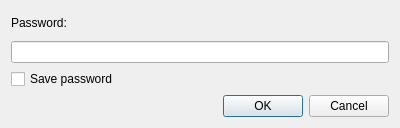
<?xml version="1.0" encoding="UTF-8"?>
<ui version="4.0">
 <class>PasswordDialog</class>
 <widget class="QDialog" name="PasswordDialog">
  <property name="geometry">
   <rect>
    <x>0</x>
    <y>0</y>
    <width>400</width>
    <height>128</height>
   </rect>
  </property>
  <property name="windowTitle">
   <string>Password</string>
  </property>
  <layout class="QVBoxLayout" name="verticalLayout_2">
   <item>
    <widget class="QLabel" name="labelPrompt">
     <property name="text">
      <string>Password:</string>
     </property>
    </widget>
   </item>
   <item>
    <layout class="QVBoxLayout" name="verticalLayout">
     <item>
      <widget class="QLineEdit" name="editPassword">
       <property name="text">
        <string/>
       </property>
       <property name="echoMode">
        <enum>QLineEdit::Password</enum>
       </property>
      </widget>
     </item>
     <item>
      <widget class="QCheckBox" name="checkBoxIsSave">
       <property name="text">
        <string>Save password</string>
       </property>
      </widget>
     </item>
    </layout>
   </item>
   <item>
    <widget class="QDialogButtonBox" name="buttonBox">
     <property name="orientation">
      <enum>Qt::Horizontal</enum>
     </property>
     <property name="standardButtons">
      <set>QDialogButtonBox::Cancel|QDialogButtonBox::Ok</set>
     </property>
    </widget>
   </item>
  </layout>
 </widget>
 <resources/>
 <connections>
  <connection>
   <sender>buttonBox</sender>
   <signal>accepted()</signal>
   <receiver>PasswordDialog</receiver>
   <slot>accept()</slot>
   <hints>
    <hint type="sourcelabel">
     <x>248</x>
     <y>254</y>
    </hint>
    <hint type="destinationlabel">
     <x>157</x>
     <y>274</y>
    </hint>
   </hints>
  </connection>
  <connection>
   <sender>buttonBox</sender>
   <signal>rejected()</signal>
   <receiver>PasswordDialog</receiver>
   <slot>reject()</slot>
   <hints>
    <hint type="sourcelabel">
     <x>316</x>
     <y>260</y>
    </hint>
    <hint type="destinationlabel">
     <x>286</x>
     <y>274</y>
    </hint>
   </hints>
  </connection>
 </connections>
</ui>
